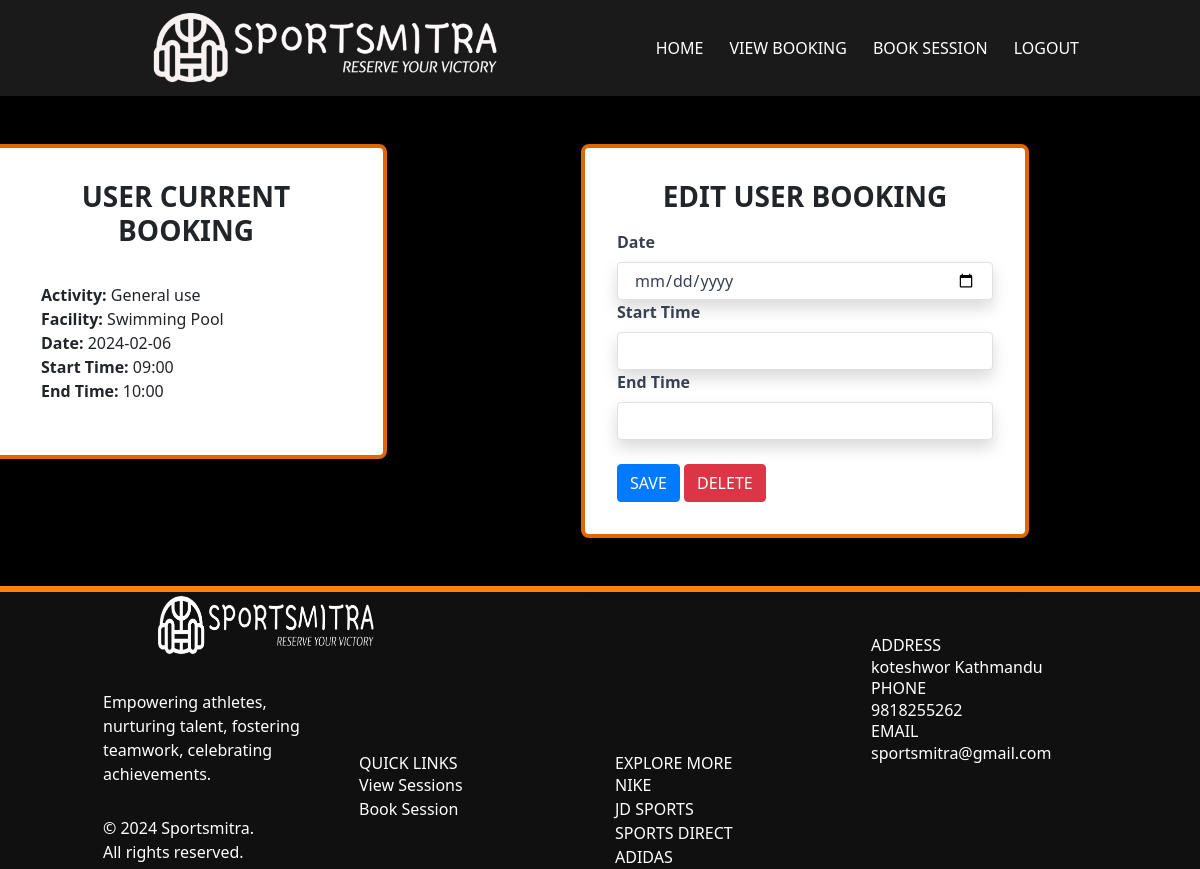
The page /edit_booking/1 (signed in) on the database its author committed.
### app/models.py (models this page shows, shortened)
class Activity(db.Model):
    id = db.Column(db.Integer, primary_key=True)
    facility_id = db.Column(db.Integer, db.ForeignKey('facility.id'))
    Activity_Name = db.Column(db.String(500), index=True)
    Amount = db.Column(db.Integer, index=True)
    facility = db.relationship(
        "Facility", backref=db.backref("activities", lazy="dynamic"))

class Facility(db.Model):
    id = db.Column(db.Integer, primary_key=True)
    Name = db.Column(db.String(500), index=True)
    Capacity = db.Column(db.Integer, index=True)
    Start_Facility = db.Column(db.String(500), index=True)
    End_Facility = db.Column(db.String(500), index=True)

class Sessions(db.Model):
    __tablename__ = "Sessions"
    id = db.Column(db.Integer, primary_key=True)
    Date = db.Column(db.Date, index=True)
    Start_time = db.Column(db.Time, index=True)
    End_time = db.Column(db.Time, index=True)
    Remaining_Cap = db.Column(db.Integer, index=True)
    facility_id = db.Column(db.Integer, db.ForeignKey("facility.id"))
    facility = db.relationship(
        "Facility", backref=db.backref("sessions", lazy="dynamic"))
    activities = db.relationship(
        "Activity", secondary=session_activity_association, backref=db.backref("sessions", lazy="dynamic"))

### app/views.py (the view, shortened to what this page needs)
@app.route('/edit_booking/<int:booking_id>', methods=['GET', 'POST'])
@require_role(role="Employee")
@login_required
def edit_booking(booking_id):
    booking = Booking.query.get(booking_id)
    print(booking)  # Get the booking by its ID
    if not booking:
        flash('Booking not found', 'danger')
        return redirect(url_for('look_bookings'))
    if booking.Status != "Booked":
        flash('Booking cannot be edited because it has already occurred', 'danger')
        return redirect(url_for('look_bookings'))
    form = EditBookingForm(obj=booking)
    return render_template('edit_booking.html', form=form, booking_id=booking_id, booking=booking)

### app/forms.py
class EditBookingForm(FlaskForm):
    date = DateField('Date', validators=[DataRequired(
    )], format='%Y-%m-%d', render_kw={"min": date.today().isoformat(), "id": "date"})
    start_time = TimeField('Start Time', validators=[DataRequired()])
    end_time = TimeField('End Time', validators=[DataRequired()])
    save = SubmitField('Save')
    cancel = SubmitField('Cancel')

### app/models.py (called while the page is built)
    def has_role(self, role_name):
        my_role = Role.query.filter_by(name=role_name).first()
        if my_role in self.roles:
            return True
        else:
            return False

### app/views.py (called while the page is built)
def require_role(role):
    def decorator(func):
        @wraps(func)
        def wrapped_function(*args, **kwargs):
            if not current_user.has_role(role):
                return redirect("/")
            else:
                return func(*args, **kwargs)
        return wrapped_function
    return decorator

@login_manager.user_loader
def load_user(id):
    return UserAccount.query.get(int(id))

### app/templates/edit_booking.html (shortened to what this page needs)
<!doctype html>
<html lang="en">
<head>
  <link href="../static/css/animate.css" rel="stylesheet">
  <link rel="stylesheet" href="../static/css/bootstrap.min.css" type="text/css">
  <link rel="stylesheet" type="text/css" href="../static/css/style.css">
  <link rel="stylesheet" href="https://cdn.jsdelivr.net/npm/tailwindcss@latest/dist/tailwind.min.css">
</head>
<body>
<nav class="navbar navbar-expand-md navbar-dark">
    <div class="container">
        <a class="navbar-brand mr-auto" href="/"><img src="../static/images/nb.png" alt="Sportsmitra" class = "logo"/></a>
        <div class="collapse navbar-collapse" id="collapsibleNavbar">
        <ul class="navbar-nav ml-auto">
            <li class="nav-item"> <a class="nav-link" href="/emp_homepage">Home</a> </li>
            <li class="nav-item"> <a class="nav-link" href="/lookup_bookings">View Booking</a> </li>
            <li class="nav-item"> <a class="nav-link" href="/create_bookings">Book Session</a> </li>
            <li class="nav-item">
              <a class="nav-link" href="#" id="logout">Logout</a>
            </li>
        </ul>
        </div>
    </div>
</nav>
<body>
    <br>
    <br>
    <div class="row">
        <div class="col-md-4 my-col">
            <div class="bg-white p-8 rounded-lg shadow-lg" style="border: 4px solid #df6700;">
              <h1 class="h3 mb-3" style="text-align: center; font-weight: bold;">USER CURRENT BOOKING</h1>
                    <div class="card-body">
                      {% if booking %}
                <p><strong>Activity:</strong> {{ booking.activity.Activity_Name }}</p>
                <p><strong>Facility:</strong> {{ booking.session.facility.Name }}</p>
                <p><strong>Date:</strong> {{ booking.session.Date.strftime('%Y-%m-%d') }}</p>
                <p><strong>Start Time:</strong> {{ booking.session.Start_time.strftime('%H:%M') }}
                <p><strong>End Time:</strong> {{ booking.session.End_time.strftime('%H:%M') }}</p>
                      {% endif %}
                </div>
            </div>
        </div>
        <div class="col-md-8">
            <div class="w-full flex items-center justify-center px-4">
                <div class="max-w-md w-full">
                  <div class="bg-white p-8 rounded-lg shadow-lg" style="border: 4px solid #df6700;">
                    <form class="venue" method="POST" name="signin">
                      <h1 class="h3 mb-3" style="text-align: center; font-weight: bold;">EDIT USER BOOKING</h1>
                        <label class="block text-gray-700 font-bold mb-2">Date</label>
                        {{ form.date(class_="form-control shadow appearance-none border rounded w-full py-2 px-3 text-gray-700 leading-tight focus:outline-none focus:shadow-outline", placeholder="YYYY-MM-DD") }}
                        <label class="block text-gray-700 font-bold mb-2" >Start Time</label>
                        {{ form.start_time(class_="form-control shadow appearance-none border rounded w-full py-2 px-3 text-gray-700 leading-tight focus:outline-none focus:shadow-outline") }}
                        <label class="block text-gray-700 font-bold mb-2">End Time</label>
                        {{ form.end_time(class_="form-control shadow appearance-none border rounded w-full py-2 px-3 text-gray-700 leading-tight focus:outline-none focus:shadow-outline") }}
                        <br>
                        <button type="submit" name="save" value="save" class="btn btn-primary">SAVE</button>
                        <button type="submit" name="cancel" value="cancel" class="btn btn-danger">DELETE</button>
                    </form>
                </div>
            </div>
        </div>
        </div>
    </div>
    <br>
  <br>
  <footer class="container-fluid">
    <div class="container">
      <div class="row">
        <div class="col-md-3 footer1 d-flex wow bounceInLeft" data-wow-delay=".25s">
          <div class="d-flex flex-wrap align-content-center"> <a href="#"><img src="../static/images/fnb.png" alt="logo" class = "logo"></a>
            <p>Empowering athletes, nurturing talent, fostering
              teamwork, celebrating <br>
              achievements.</p>
              <p>&copy; 2024 Sportsmitra. <br>All rights reserved.<br> </p>
          </div>
        </div>
        <div class="col-md-3 footer2 wow bounceInUp" data-wow-delay=".25s" id="contact">
          <br>
          <br>
          <br>
          <br>
          <br>
          <br>
          <br>
          <h5>QUICK LINKS</h5>
          <a href = "/lookup_bookings"> View Sessions</a><br>
          <a href = "/create_bookings">Book Session</a><br>
        </div>
        <div class="col-md-3 footer2 wow bounceInUp" data-wow-delay=".25s" id="contact">
          <br>
          <br>
          <br>
          <br>
          <br>
          <br>
          <br>
          <h5>EXPLORE MORE</h5>
          <a href="https://www.nike.com">
            NIKE
          </a><br>
          <a href="https://www.jdsports.com">
            JD SPORTS
          </a><br>
          <a href = "https://www.sportsdirect.com">
            SPORTS DIRECT
          </a><br>
          <a href = "https://www.adidas.co.uk">
            ADIDAS
          </a><br>
        </div>
        <div class="col-md-3 footer3 wow bounceInRight" data-wow-delay=".25s">
          <h5>ADDRESS</h5>
          <p>koteshwor Kathmandu</p>
          <h5>PHONE</h5>
          <p>9818255262</p>
          <h5>EMAIL</h5>
          <p>sportsmitra@gmail.com</p>
        </div>
      </div>
    </div>
  </footer>
    </body>
</html>

### app/static/css/style.css (style rules this page uses)
body { font-family: "Lato", sans-serif; overflow: hidden; overflow-y: scroll; background-color: #000; }
body nav { background: rgba(255, 255, 255, 0.1); }
body nav .navbar-nav a { font-size: 16px; text-transform: uppercase; color: #fff !important; transition: all 0.3s; -webkit-transition: all 0.3s; -ms-transition: all 0.3s; -o-transition: all 0.3s; }
a, a:hover { color: #ff8013; }
footer { background: #101011; color: #fff; }
footer .footer1 p { margin-top: 30px; }
footer .footer3 { padding-top: 50px; }
footer::before { content: ""; position: absolute; border: 3px solid #ff8013; width: 100%; left: 0; }
.logo { height: 70px; width: auto; margin-left: 50px; margin-right: 50px; }
.my-col { padding-left: 0rem !important; padding-right: 0.5rem !important; }
.nav-item { flex: 0 0 auto; margin-right: 10px; }

### rows shown on the page
Activity: activity.Activity_Name "General use"
Facility: session.facility.Name "Swimming Pool"

### other values the page prints
{{ booking.session.Date.strftime('%Y-%m-%d') }} "2024-02-06"
{{ booking.session.Start_time.strftime('%H:%M') }} "09:00"
{{ booking.session.End_time.strftime('%H:%M') }} "10:00"
